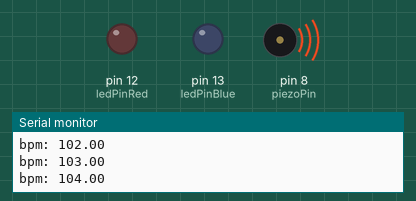
Recording of a sketch running on a simulated Arduino Uno, built with avr-gcc and run on an emulated ATmega328P. Parts: output pins drawn as LEDs (lit = HIGH), buzzer (waves = sounding), the last lines printed to the serial monitor.

Above: at 0.37 s.
At 15.14 s:
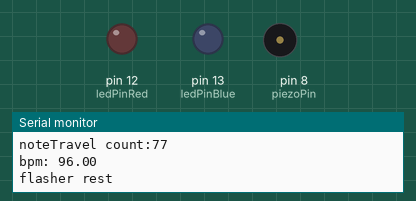
At 22.0 s:
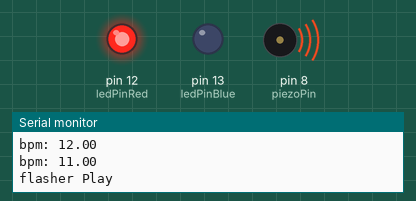
At 22.6 s:
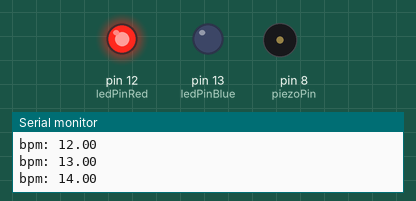
At 25.41 s:
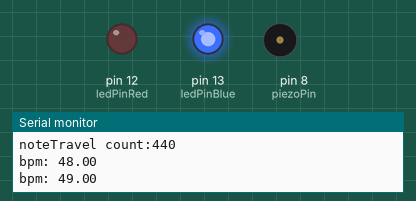
At 34.67 s:
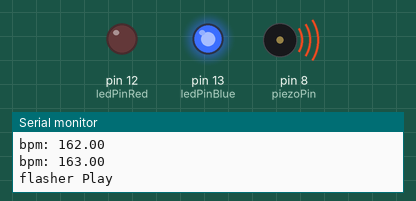
Timing chart, 0 to 40.0 s (numbered marks = the images above):
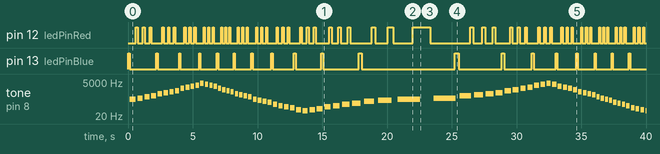

Measured:
- by itself, pin 12 (ledPinRed): LOW → HIGH at 0.60 s, → LOW 0.14 s later, → HIGH 0.41 s later, → LOW 0.13 s later, … (114 changes in this stretch)
- by itself, pin 13 (ledPinBlue): LOW → HIGH at 0.00 s, → LOW 0.15 s later, → HIGH 2.0 s later, → LOW 0.12 s later, … (38 changes in this stretch)
- by itself, tone on pin 8 (piezoPin): plays 311 Hz for 0.45 s, 369 Hz for 0.41 s, 440 Hz for 0.39 s, 523 Hz for 0.37 s, 739 Hz for 0.35 s, 880 Hz for 0.34 s … (76 notes in this stretch)

The sketch:

arpMasterC.ino
```cpp
#include "globalVars.h"
#include "pitches.h"

void playNote(int noteDuration, int notePitch) {
  int playTime = noteDuration * 0.75;
  int restTime = noteDuration * 0.25;

  Serial.println("Note Duration, PlayTime, RestTime");
  //Serial.println(noteDuration);
  Serial.println(playTime);
  Serial.println(restTime);

  tone(piezoPin, notePitch);
  delay(playTime);
  noTone(piezoPin);
  delay(restTime);
}
void bpmFlasherUpdate() {

  if(bpmFlasherState == BPLAY) {

    if ((millis() - bpmFlasherTimer) > bpmFlasherRestTime) {
      Serial.println("flasher Play");
      bpmFlasherTimer = millis();
      //keeps count from going over
      bpmCount = bpmCount % bpmBottom;


      int flashLen = getNoteDuration(bpmLEDNote, bpm);
      // led on for 1/4 the bpmLEDNote length
      bpmFlasherPlayTime = flashLen * 0.25;
      bpmFlasherState = BREST;

      if(bpmCount == 0) {
        digitalWrite(ledPinBlue, HIGH);
      } else {
        digitalWrite(ledPinRed, HIGH);
      }
    } // end timer

  } else if (bpmFlasherState == BREST) {
    if ((millis() - bpmFlasherTimer) > bpmFlasherPlayTime) {
      Serial.println("flasher rest");
      bpmFlasherTimer = millis();
      //update count
      bpmCount ++;
      //gets flash Length based on bpm and default bpmLEDNote ( quartor note )
      int flashLen = getNoteDuration(bpmLEDNote, bpm);
      // rests for 3/4 the bpmLEDNote length
      bpmFlasherRestTime = flashLen * 0.75;
      bpmFlasherState = BPLAY;

         digitalWrite(ledPinBlue, LOW);
         digitalWrite(ledPinRed, LOW);

    }  //end timer
  } // end if bpmFlasherState
}


void playMelody() {
  if (melodyState == BREST ) {
   if( (millis() - melodyTimer) > noteRestTime){
     //calculate note_duration
     int noteDuration = 0;
     int notePitch = 0;

     noteDuration = getNoteDuration( noteLens[melodyCount], bpm);
     //Steps through all the notes in the melody
     melodyCount = melodyCount % melodyLen;


     noteOnTime = noteDuration * 0.75;
     //notePitch = notePitches[melodyCount];
     //playNote(noteDuration, notePitch);
     notePitch = noteTravel();
     noteOn(notePitch);
     melodyCount ++;
     melodyTimer = millis();
     melodyState = BPLAY;
   }
  } else if (melodyState == BPLAY) {
    if ( (millis() - melodyTimer) > noteOnTime ) {
      noteOff();

      int noteDuration = getNoteDuration( noteLens[melodyCount], bpm);
      noteRestTime = noteDuration * 0.25;

      melodyState = BREST;
      melodyTimer = millis();
    }

  }
}

void noteOn(int pitch) {
  tone(piezoPin, pitch);
}
void noteOff() {
  noTone(piezoPin);
}

int getNoteDuration(NOTE_LEN noteLen, float bpm) {
  int duration = 0;
  switch (noteLen) {
   case WHOLE:
     duration = ( 240 / bpm )* 1000;
     break;
   case HALF:
     duration = ( 120 / bpm )* 1000;
     break;
   case QUARTER:
     duration = ( 60 / bpm )* 1000;
     break;
   case EIGTH:
     duration = ( 30 / bpm )* 1000;
     Serial.println("yoooo" + String(duration));
     break;
   case SIXTEENTH:
     duration = ( 15 / bpm )* 1000;
     break;
   default:
     break;
  }
  return duration;
}


void setup() {
  Serial.begin(9600);

  pinMode(ledPinBlue, OUTPUT);
  pinMode(ledPinRed, OUTPUT);
  pinMode(piezoPin, OUTPUT);

  pinMode(but1, INPUT);
  pinMode(pot1, INPUT);
  pinMode(pot2, INPUT);


}
int notePitchCalc(int n) {
  //n is halfsteps above A4;

  //fn = f0 * (a)^n
  //fo = 440hz // which is A4 above middle C
  //a = (2)1/12 = 1.059463094359
  float a = 1.059463094359;

  return 440 * pow(a, n);
}
int noteTravel() {
  if (noteTravelerCount > noteTravelerMax) {
    noteTravelerDir *= -1;
  } else if (noteTravelerCount < noteTravelerMin) {
    noteTravelerDir *= -1;
  }
  noteTravelerCount += noteTravelerDir * noteTravelStep;
  Serial.print("noteTravel count:");
  Serial.println(notePitchCalc(noteTravelerCount));
  return notePitchCalc(noteTravelerCount);
}

void loop() {
  bpmFlasherUpdate();
  playMelody();
//tone(piezoPin,340);
  //delay(500);
  //noTone(piezoPin);
  //delay(200);
  //bpmFlasherUpdate();
  //countBeats();
  //delay(10000);

  /*
  //Button and Pots
  but1Val = digitalRead(but1);
  pot1Val = analogRead(pot1);
  pot2Val = analogRead(pot2);
  */

  //pot1Val = map( pot1Val , 0, 1023, 0, 127);


  if ( (millis() - timer) > timeDelay) {
    if(bpmTravelDirection == 1) {
      bpm += bpmTravelRate;
      bpmTravelCount+= bpmTravelRate;
    } else {
      bpm -= bpmTravelRate;
      bpmTravelCount-= bpmTravelRate;
    }
    if (abs(bpmTravelCount) > bpmTravelLimit) {
      bpmTravelDirection = bpmTravelDirection * -1;
    }
    Serial.print("bpm: ");
    Serial.println(bpm);
    timer = millis();
  }


}
```

globalVars.h
```cpp
#ifndef GLOBALVARS_H
#define GLOBALVARS_H
#include <Arduino.h>
#include "pitches.h"

enum BFSM {
  BPLAY,
  BREST
};

BFSM melodyState = BPLAY;

enum NOTE_LEN {
  WHOLE,
  HALF,
  QUARTER,
  EIGTH,
  SIXTEENTH
};

unsigned long timer;
int timeDelay = 80;

unsigned long bpmTimer;
int bpmTimeDelay = 0;
int bpmPlayDelay = 0;
int bpmRestDelay = 0;

unsigned long melodyTimer;
int noteOnTime = 0;
int noteRestTime = 0;

BFSM bpmFlasherState = BPLAY; //BPLAY or BREST
unsigned long bpmFlasherTimer;
int bpmFlasherRestTime = 0;
int bpmFlasherPlayTime = 0;


int noteTravelerCount = -9;
float noteTravelStep = 3;
int noteTravelerMax = 36;
int noteTravelerMin = -36;
int noteTravelerDir = 1;

//bpm can /should be turned into an object
int bpmTravelLimit = 90;
int bpmTravelDirection = 1;
int bpmTravelCount = 0;
int bpmTravelRate = 1;

float bpm = 100;
int bpmCount = 0; // what beat are you on?

//  4 / 4 Time
NOTE_LEN bpmTop = QUARTER;
int bpmBottom = 4;

float beatDuration = 0; //getNoteDuration(bpmTop, bpm); // in mill seconds
NOTE_LEN bpmLEDNote = QUARTER; // on time played like note

int melodyLen = 5;
int melodyCount = 0;
NOTE_LEN noteLens[] = { QUARTER, QUARTER, QUARTER, QUARTER };
//NOTE_LEN noteLens[] = { QUARTER, EIGTH, SIXTEENTH, SIXTEENTH, QUARTER, EIGTH, SIXTEENTH, SIXTEENTH};
//NOTE_LEN noteLens[] = { SIXTEENTH, SIXTEENTH, SIXTEENTH, SIXTEENTH, SIXTEENTH};
int notePitches[] = { NOTE_C4, NOTE_E4, NOTE_G4, NOTE_A4, NOTE_G4};


int ledPinBlue = 13;
int ledPinRed = 12;
int piezoPin = 8;
int but1 = 7;
int but1Val = 0;
int pot1 = A0;
int pot2 = A1;
int pot1Val = 0;
int pot2Val = 0;


#endif
```

pitches.h
```cpp
#ifndef PITCHES_H
#define PITCHES_H


/*************************************************
 * Public Constants
 *************************************************/

#define NOTE_B0  31
#define NOTE_C1  33
#define NOTE_CS1 35
#define NOTE_D1  37
#define NOTE_DS1 39
#define NOTE_E1  41
#define NOTE_F1  44
#define NOTE_FS1 46
#define NOTE_G1  49
#define NOTE_GS1 52
#define NOTE_A1  55
#define NOTE_AS1 58
#define NOTE_B1  62
#define NOTE_C2  65
#define NOTE_CS2 69
#define NOTE_D2  73
#define NOTE_DS2 78
#define NOTE_E2  82
#define NOTE_F2  87
#define NOTE_FS2 93
#define NOTE_G2  98
#define NOTE_GS2 104
#define NOTE_A2  110
#define NOTE_AS2 117
#define NOTE_B2  123
#define NOTE_C3  131
#define NOTE_CS3 139
#define NOTE_D3  147
#define NOTE_DS3 156
#define NOTE_E3  165
#define NOTE_F3  175
#define NOTE_FS3 185
#define NOTE_G3  196
#define NOTE_GS3 208
#define NOTE_A3  220
#define NOTE_AS3 233
#define NOTE_B3  247
#define NOTE_C4  262
#define NOTE_CS4 277
#define NOTE_D4  294
#define NOTE_DS4 311
#define NOTE_E4  330
#define NOTE_F4  349
#define NOTE_FS4 370
#define NOTE_G4  392
#define NOTE_GS4 415
#define NOTE_A4  440
#define NOTE_AS4 466
#define NOTE_B4  494
#define NOTE_C5  523
#define NOTE_CS5 554
#define NOTE_D5  587
#define NOTE_DS5 622
#define NOTE_E5  659
#define NOTE_F5  698
#define NOTE_FS5 740
#define NOTE_G5  784
#define NOTE_GS5 831
#define NOTE_A5  880
#define NOTE_AS5 932
#define NOTE_B5  988
#define NOTE_C6  1047
#define NOTE_CS6 1109
#define NOTE_D6  1175
#define NOTE_DS6 1245
#define NOTE_E6  1319
#define NOTE_F6  1397
#define NOTE_FS6 1480
#define NOTE_G6  1568
#define NOTE_GS6 1661
#define NOTE_A6  1760
#define NOTE_AS6 1865
#define NOTE_B6  1976
#define NOTE_C7  2093
#define NOTE_CS7 2217
#define NOTE_D7  2349
#define NOTE_DS7 2489
#define NOTE_E7  2637
#define NOTE_F7  2794
#define NOTE_FS7 2960
#define NOTE_G7  3136
#define NOTE_GS7 3322
#define NOTE_A7  3520
#define NOTE_AS7 3729
#define NOTE_B7  3951
#define NOTE_C8  4186
#define NOTE_CS8 4435
#define NOTE_D8  4699
#define NOTE_DS8 4978

#endif
```
